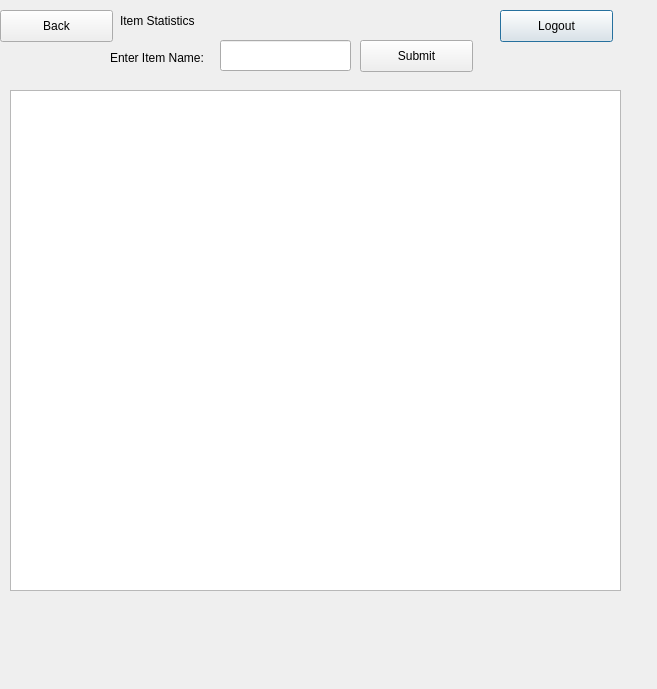
<?xml version="1.0" encoding="UTF-8"?>
<ui version="4.0">
 <class>displayItem</class>
 <widget class="QDialog" name="displayItem">
  <property name="geometry">
   <rect>
    <x>0</x>
    <y>0</y>
    <width>657</width>
    <height>689</height>
   </rect>
  </property>
  <property name="windowTitle">
   <string>Dialog</string>
  </property>
  <widget class="QPushButton" name="pushButton_2">
   <property name="geometry">
    <rect>
     <x>500</x>
     <y>10</y>
     <width>113</width>
     <height>32</height>
    </rect>
   </property>
   <property name="text">
    <string>Logout</string>
   </property>
  </widget>
  <widget class="QLabel" name="label">
   <property name="geometry">
    <rect>
     <x>120</x>
     <y>10</y>
     <width>181</width>
     <height>21</height>
    </rect>
   </property>
   <property name="text">
    <string>Item Statistics</string>
   </property>
  </widget>
  <widget class="QPushButton" name="pushButton">
   <property name="geometry">
    <rect>
     <x>0</x>
     <y>10</y>
     <width>113</width>
     <height>32</height>
    </rect>
   </property>
   <property name="text">
    <string>Back</string>
   </property>
  </widget>
  <widget class="QLineEdit" name="lineEdit_itemName">
   <property name="geometry">
    <rect>
     <x>220</x>
     <y>40</y>
     <width>131</width>
     <height>31</height>
    </rect>
   </property>
  </widget>
  <widget class="QTableWidget" name="tableWidget">
   <property name="geometry">
    <rect>
     <x>10</x>
     <y>90</y>
     <width>611</width>
     <height>501</height>
    </rect>
   </property>
  </widget>
  <widget class="QPushButton" name="pushButton_3">
   <property name="geometry">
    <rect>
     <x>360</x>
     <y>40</y>
     <width>113</width>
     <height>32</height>
    </rect>
   </property>
   <property name="text">
    <string>Submit</string>
   </property>
  </widget>
  <widget class="QLabel" name="label_2">
   <property name="geometry">
    <rect>
     <x>110</x>
     <y>50</y>
     <width>111</width>
     <height>16</height>
    </rect>
   </property>
   <property name="text">
    <string>Enter Item Name:</string>
   </property>
  </widget>
 </widget>
 <resources/>
 <connections/>
</ui>
